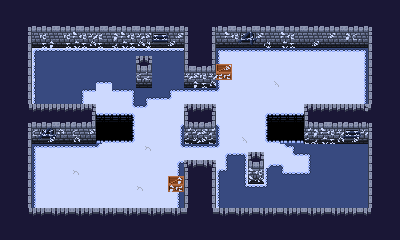

The image is a tile-based game level rendered from a .tmx file. Its description and source (layers, tilesets, objects; grid data summarised) follow:
An orthogonal 50x30 tile map with 8x8 px tiles, 5 tile layers (Floor, Floor Overlay 2, Floor Overlay, Foreground, ...), 2 tilesets and 21 objects (13x collision, 4x player_spawn, 2x item_spawn, 2x pit).

<map version="1.2" tiledversion="1.2.1" orientation="orthogonal" renderorder="right-down" width="50" height="30" tilewidth="8" tileheight="8" infinite="0" nextlayerid="7" nextobjectid="62">
 <properties>
  <property name="weather" value="snowstorm" />
 </properties>
 <tileset firstgid="1" source="tileset_winter.tsx" />
 <tileset firstgid="1025" source="tileset_temple.tsx" />
 <layer id="1" name="Floor" width="50" height="30">
  <data>[1500 cells, 850 non-empty, 29 distinct tile ids]</data>
 </layer>
 <layer id="2" name="Floor Overlay 2" width="50" height="30">
  <data>[1500 cells, 310 non-empty, 64 distinct tile ids]</data>
 </layer>
 <layer id="3" name="Floor Overlay" width="50" height="30">
  <data>[1500 cells, 90 non-empty, 12 distinct tile ids]</data>
 </layer>
 <layer id="4" name="Foreground" width="50" height="30">
  <data>[1500 cells, 688 non-empty, 1 distinct tile ids]</data>
 </layer>
 <layer id="5" name="Foreground 2" width="50" height="30">
  <data>[1500 cells, 204 non-empty, 15 distinct tile ids]</data>
 </layer>
 <objectgroup id="6" name="Objects" offsetx="-0.25" offsety="-0.25">
  <object id="8" name="collision" x="0.25" y="0.25" width="400" height="39.1134" />
  <object id="10" name="collision" x="0.25" y="0.25" width="31.75" height="240" />
  <object id="11" name="collision" x="0.25" y="224.25" width="400" height="15.75" />
  <object id="12" name="collision" x="368" y="0.25" width="32.25" height="240" />
  <object id="19" name="item_spawn" x="224" y="120" width="16" height="16" />
  <object id="45" name="collision" x="32" y="112" width="64" height="24" />
  <object id="46" name="collision" x="304" y="112" width="64" height="24" />
  <object id="47" name="item_spawn" x="160" y="120" width="16" height="16" />
  <object id="48" name="collision" x="184" y="40" width="32" height="40" />
  <object id="50" name="collision" x="184" y="168" width="32" height="56" />
  <object id="51" name="pit" x="96" y="120" width="32" height="16" />
  <object id="52" name="pit" x="272" y="120" width="32" height="16" />
  <object id="53" name="collision" x="168" y="176" width="16" height="8" />
  <object id="54" name="collision" x="216" y="64" width="16" height="8" />
  <object id="55" name="collision" x="136" y="64" width="16" height="16" />
  <object id="56" name="collision" x="248" y="160" width="16" height="16" />
  <object id="57" name="player_spawn" x="48" y="64" width="16" height="16" />
  <object id="58" name="player_spawn" x="48" y="176" width="16" height="16" />
  <object id="59" name="player_spawn" x="336" y="176" width="16" height="16" />
  <object id="60" name="player_spawn" x="336" y="64" width="16" height="16" />
  <object id="61" name="collision" x="184" y="112" width="32" height="24" />
 </objectgroup>
</map>
